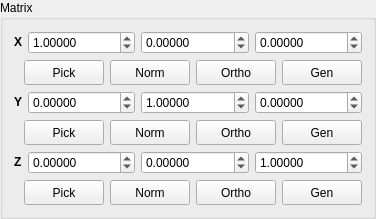
         <widget class="QGroupBox" name="MatrixTransformGroup">
          <property name="title">
           <string>Matrix</string>
          </property>
          <layout class="QVBoxLayout" name="verticalLayout_5">
           <item>
            <layout class="QHBoxLayout" name="horizontalLayout">
             <item>
              <widget class="QLabel" name="label_9">
               <property name="sizePolicy">
                <sizepolicy hsizetype="Fixed" vsizetype="Fixed">
                 <horstretch>0</horstretch>
                 <verstretch>0</verstretch>
                </sizepolicy>
               </property>
               <property name="font">
                <font>
                 <weight>75</weight>
                 <bold>true</bold>
                </font>
               </property>
               <property name="text">
                <string>X</string>
               </property>
              </widget>
             </item>
             <item>
              <widget class="QDoubleSpinBox" name="TransformMatrixAXSpin">
               <property name="sizePolicy">
                <sizepolicy hsizetype="Expanding" vsizetype="Fixed">
                 <horstretch>0</horstretch>
                 <verstretch>0</verstretch>
                </sizepolicy>
               </property>
               <property name="decimals">
                <number>5</number>
               </property>
               <property name="minimum">
                <double>-10.000000000000000</double>
               </property>
               <property name="maximum">
                <double>10.000000000000000</double>
               </property>
               <property name="singleStep">
                <double>0.100000000000000</double>
               </property>
               <property name="value">
                <double>1.000000000000000</double>
               </property>
              </widget>
             </item>
             <item>
              <widget class="QDoubleSpinBox" name="TransformMatrixAYSpin">
               <property name="sizePolicy">
                <sizepolicy hsizetype="Expanding" vsizetype="Fixed">
                 <horstretch>0</horstretch>
                 <verstretch>0</verstretch>
                </sizepolicy>
               </property>
               <property name="decimals">
                <number>5</number>
               </property>
               <property name="minimum">
                <double>-10.000000000000000</double>
               </property>
               <property name="maximum">
                <double>10.000000000000000</double>
               </property>
               <property name="singleStep">
                <double>0.100000000000000</double>
               </property>
              </widget>
             </item>
             <item>
              <widget class="QDoubleSpinBox" name="TransformMatrixAZSpin">
               <property name="sizePolicy">
                <sizepolicy hsizetype="Expanding" vsizetype="Fixed">
                 <horstretch>0</horstretch>
                 <verstretch>0</verstretch>
                </sizepolicy>
               </property>
               <property name="decimals">
                <number>5</number>
               </property>
               <property name="minimum">
                <double>-10.000000000000000</double>
               </property>
               <property name="maximum">
                <double>10.000000000000000</double>
               </property>
               <property name="singleStep">
                <double>0.100000000000000</double>
               </property>
              </widget>
             </item>
            </layout>
           </item>
           <item>
            <layout class="QHBoxLayout" name="horizontalLayout_5">
             <item>
              <spacer name="horizontalSpacer">
               <property name="orientation">
                <enum>Qt::Horizontal</enum>
               </property>
               <property name="sizeHint" stdset="0">
                <size>
                 <width>10</width>
                 <height>20</height>
                </size>
               </property>
              </spacer>
             </item>
             <item>
              <widget class="QPushButton" name="TransformDefineAButton">
               <property name="sizePolicy">
                <sizepolicy hsizetype="MinimumExpanding" vsizetype="Fixed">
                 <horstretch>0</horstretch>
                 <verstretch>0</verstretch>
                </sizepolicy>
               </property>
               <property name="minimumSize">
                <size>
                 <width>50</width>
                 <height>25</height>
                </size>
               </property>
               <property name="maximumSize">
                <size>
                 <width>300</width>
                 <height>25</height>
                </size>
               </property>
               <property name="toolTip">
                <string>Choose two atoms to define the X axis</string>
               </property>
               <property name="text">
                <string>Pick</string>
               </property>
               <property name="icon">
                <iconset resource="icons.qrc">
                 <normaloff>:/basic/icons/basic_pick.svg</normaloff>:/basic/icons/basic_pick.svg</iconset>
               </property>
               <property name="iconSize">
                <size>
                 <width>16</width>
                 <height>16</height>
                </size>
               </property>
               <property name="checkable">
                <bool>true</bool>
               </property>
              </widget>
             </item>
             <item>
              <widget class="QPushButton" name="TransformNormaliseAButton">
               <property name="sizePolicy">
                <sizepolicy hsizetype="MinimumExpanding" vsizetype="Fixed">
                 <horstretch>0</horstretch>
                 <verstretch>0</verstretch>
                </sizepolicy>
               </property>
               <property name="minimumSize">
                <size>
                 <width>32</width>
                 <height>25</height>
                </size>
               </property>
               <property name="maximumSize">
                <size>
                 <width>300</width>
                 <height>25</height>
                </size>
               </property>
               <property name="toolTip">
                <string>Normalise vector</string>
               </property>
               <property name="text">
                <string>Norm</string>
               </property>
               <property name="icon">
                <iconset resource="icons.qrc">
                 <normaloff>:/vector/icons/vector_normalise.svg</normaloff>:/vector/icons/vector_normalise.svg</iconset>
               </property>
               <property name="iconSize">
                <size>
                 <width>16</width>
                 <height>16</height>
                </size>
               </property>
              </widget>
             </item>
             <item>
              <widget class="QPushButton" name="TransformOrthogonaliseAButton">
               <property name="sizePolicy">
                <sizepolicy hsizetype="MinimumExpanding" vsizetype="Fixed">
                 <horstretch>0</horstretch>
                 <verstretch>0</verstretch>
                </sizepolicy>
               </property>
               <property name="minimumSize">
                <size>
                 <width>32</width>
                 <height>25</height>
                </size>
               </property>
               <property name="maximumSize">
                <size>
                 <width>300</width>
                 <height>25</height>
                </size>
               </property>
               <property name="toolTip">
                <string>Orthogonalise vector w.r.t. Y-axis</string>
               </property>
               <property name="text">
                <string>Ortho</string>
               </property>
               <property name="icon">
                <iconset resource="icons.qrc">
                 <normaloff>:/vector/icons/vector_orthogonalise.svg</normaloff>:/vector/icons/vector_orthogonalise.svg</iconset>
               </property>
               <property name="iconSize">
                <size>
                 <width>16</width>
                 <height>16</height>
                </size>
               </property>
              </widget>
             </item>
             <item>
              <widget class="QPushButton" name="TransformGenerateAButton">
               <property name="sizePolicy">
                <sizepolicy hsizetype="MinimumExpanding" vsizetype="Fixed">
                 <horstretch>0</horstretch>
                 <verstretch>0</verstretch>
                </sizepolicy>
               </property>
               <property name="minimumSize">
                <size>
                 <width>32</width>
                 <height>25</height>
                </size>
               </property>
               <property name="maximumSize">
                <size>
                 <width>300</width>
                 <height>25</height>
                </size>
               </property>
               <property name="toolTip">
                <string>Generate axis from cross product of other axes</string>
               </property>
               <property name="text">
                <string>Gen</string>
               </property>
               <property name="icon">
                <iconset resource="icons.qrc">
                 <normaloff>:/vector/icons/vector_generatexp.svg</normaloff>:/vector/icons/vector_generatexp.svg</iconset>
               </property>
               <property name="iconSize">
                <size>
                 <width>16</width>
                 <height>16</height>
                </size>
               </property>
              </widget>
             </item>
            </layout>
           </item>
           <item>
            <layout class="QHBoxLayout" name="horizontalLayout_2">
             <item>
              <widget class="QLabel" name="label_10">
               <property name="sizePolicy">
                <sizepolicy hsizetype="Fixed" vsizetype="Fixed">
                 <horstretch>0</horstretch>
                 <verstretch>0</verstretch>
                </sizepolicy>
               </property>
               <property name="font">
                <font>
                 <weight>75</weight>
                 <bold>true</bold>
                </font>
               </property>
               <property name="text">
                <string>Y</string>
               </property>
              </widget>
             </item>
             <item>
              <widget class="QDoubleSpinBox" name="TransformMatrixBXSpin">
               <property name="sizePolicy">
                <sizepolicy hsizetype="Expanding" vsizetype="Fixed">
                 <horstretch>0</horstretch>
                 <verstretch>0</verstretch>
                </sizepolicy>
               </property>
               <property name="decimals">
                <number>5</number>
               </property>
               <property name="minimum">
                <double>-10.000000000000000</double>
               </property>
               <property name="maximum">
                <double>10.000000000000000</double>
               </property>
               <property name="singleStep">
                <double>0.100000000000000</double>
               </property>
              </widget>
             </item>
             <item>
              <widget class="QDoubleSpinBox" name="TransformMatrixBYSpin">
               <property name="sizePolicy">
                <sizepolicy hsizetype="Expanding" vsizetype="Fixed">
                 <horstretch>0</horstretch>
                 <verstretch>0</verstretch>
                </sizepolicy>
               </property>
               <property name="decimals">
                <number>5</number>
               </property>
               <property name="minimum">
                <double>-10.000000000000000</double>
               </property>
               <property name="maximum">
                <double>10.000000000000000</double>
               </property>
               <property name="singleStep">
                <double>0.100000000000000</double>
               </property>
               <property name="value">
                <double>1.000000000000000</double>
               </property>
              </widget>
             </item>
             <item>
              <widget class="QDoubleSpinBox" name="TransformMatrixBZSpin">
               <property name="sizePolicy">
                <sizepolicy hsizetype="Expanding" vsizetype="Fixed">
                 <horstretch>0</horstretch>
                 <verstretch>0</verstretch>
                </sizepolicy>
               </property>
               <property name="decimals">
                <number>5</number>
               </property>
               <property name="minimum">
                <double>-10.000000000000000</double>
               </property>
               <property name="maximum">
                <double>10.000000000000000</double>
               </property>
               <property name="singleStep">
                <double>0.100000000000000</double>
               </property>
              </widget>
             </item>
            </layout>
           </item>
           <item>
            <layout class="QHBoxLayout" name="horizontalLayout_4">
             <item>
              <spacer name="horizontalSpacer_2">
               <property name="orientation">
                <enum>Qt::Horizontal</enum>
               </property>
               <property name="sizeHint" stdset="0">
                <size>
                 <width>10</width>
                 <height>20</height>
                </size>
               </property>
              </spacer>
             </item>
             <item>
              <widget class="QPushButton" name="TransformDefineBButton">
               <property name="sizePolicy">
                <sizepolicy hsizetype="MinimumExpanding" vsizetype="Fixed">
                 <horstretch>0</horstretch>
                 <verstretch>0</verstretch>
                </sizepolicy>
               </property>
               <property name="minimumSize">
                <size>
                 <width>50</width>
                 <height>25</height>
                </size>
               </property>
               <property name="maximumSize">
                <size>
                 <width>300</width>
                 <height>25</height>
                </size>
               </property>
               <property name="toolTip">
                <string>Choose two atoms to define the Y axis</string>
               </property>
               <property name="text">
                <string>Pick</string>
               </property>
               <property name="icon">
                <iconset resource="icons.qrc">
                 <normaloff>:/basic/icons/basic_pick.svg</normaloff>:/basic/icons/basic_pick.svg</iconset>
               </property>
               <property name="iconSize">
                <size>
                 <width>16</width>
                 <height>16</height>
                </size>
               </property>
               <property name="checkable">
                <bool>true</bool>
               </property>
              </widget>
             </item>
             <item>
              <widget class="QPushButton" name="TransformNormaliseBButton">
               <property name="sizePolicy">
                <sizepolicy hsizetype="MinimumExpanding" vsizetype="Fixed">
                 <horstretch>0</horstretch>
                 <verstretch>0</verstretch>
                </sizepolicy>
               </property>
               <property name="minimumSize">
                <size>
                 <width>32</width>
                 <height>25</height>
                </size>
               </property>
               <property name="maximumSize">
                <size>
                 <width>300</width>
                 <height>25</height>
                </size>
               </property>
               <property name="toolTip">
                <string>Normalise vector</string>
               </property>
               <property name="text">
                <string>Norm</string>
               </property>
               <property name="icon">
                <iconset resource="icons.qrc">
                 <normaloff>:/vector/icons/vector_normalise.svg</normaloff>:/vector/icons/vector_normalise.svg</iconset>
               </property>
               <property name="iconSize">
                <size>
                 <width>16</width>
                 <height>16</height>
                </size>
               </property>
              </widget>
             </item>
             <item>
              <widget class="QPushButton" name="TransformOrthogonaliseBButton">
               <property name="sizePolicy">
                <sizepolicy hsizetype="MinimumExpanding" vsizetype="Fixed">
                 <horstretch>0</horstretch>
                 <verstretch>0</verstretch>
                </sizepolicy>
               </property>
               <property name="minimumSize">
                <size>
                 <width>32</width>
                 <height>25</height>
                </size>
               </property>
               <property name="maximumSize">
                <size>
                 <width>300</width>
                 <height>25</height>
                </size>
               </property>
               <property name="toolTip">
                <string>Orthogonalise vector w.r.t. X-axis</string>
               </property>
               <property name="text">
                <string>Ortho</string>
               </property>
               <property name="icon">
                <iconset resource="icons.qrc">
                 <normaloff>:/vector/icons/vector_orthogonalise.svg</normaloff>:/vector/icons/vector_orthogonalise.svg</iconset>
               </property>
               <property name="iconSize">
                <size>
                 <width>16</width>
                 <height>16</height>
                </size>
               </property>
              </widget>
             </item>
             <item>
              <widget class="QPushButton" name="TransformGenerateBButton">
               <property name="sizePolicy">
                <sizepolicy hsizetype="MinimumExpanding" vsizetype="Fixed">
                 <horstretch>0</horstretch>
                 <verstretch>0</verstretch>
                </sizepolicy>
               </property>
               <property name="minimumSize">
                <size>
                 <width>32</width>
                 <height>25</height>
                </size>
               </property>
               <property name="maximumSize">
                <size>
                 <width>300</width>
                 <height>25</height>
                </size>
               </property>
               <property name="toolTip">
                <string>Generate axis from cross product of other axes</string>
               </property>
               <property name="text">
                <string>Gen</string>
               </property>
               <property name="icon">
                <iconset resource="icons.qrc">
                 <normaloff>:/vector/icons/vector_generatexp.svg</normaloff>:/vector/icons/vector_generatexp.svg</iconset>
               </property>
               <property name="iconSize">
                <size>
                 <width>16</width>
                 <height>16</height>
                </size>
               </property>
              </widget>
             </item>
            </layout>
           </item>
           <item>
            <layout class="QHBoxLayout" name="horizontalLayout_3">
             <item>
              <widget class="QLabel" name="label_7">
               <property name="sizePolicy">
                <sizepolicy hsizetype="Fixed" vsizetype="Fixed">
                 <horstretch>0</horstretch>
                 <verstretch>0</verstretch>
                </sizepolicy>
               </property>
               <property name="font">
                <font>
                 <weight>75</weight>
                 <bold>true</bold>
                </font>
               </property>
               <property name="text">
                <string>Z</string>
               </property>
              </widget>
             </item>
             <item>
              <widget class="QDoubleSpinBox" name="TransformMatrixCXSpin">
               <property name="enabled">
                <bool>true</bool>
               </property>
               <property name="sizePolicy">
                <sizepolicy hsizetype="Expanding" vsizetype="Fixed">
                 <horstretch>0</horstretch>
                 <verstretch>0</verstretch>
                </sizepolicy>
               </property>
               <property name="decimals">
                <number>5</number>
               </property>
               <property name="minimum">
                <double>-10.000000000000000</double>
               </property>
               <property name="maximum">
                <double>10.000000000000000</double>
               </property>
               <property name="singleStep">
                <double>0.100000000000000</double>
               </property>
              </widget>
             </item>
             <item>
              <widget class="QDoubleSpinBox" name="TransformMatrixCYSpin">
               <property name="enabled">
                <bool>true</bool>
               </property>
               <property name="sizePolicy">
                <sizepolicy hsizetype="Expanding" vsizetype="Fixed">
                 <horstretch>0</horstretch>
                 <verstretch>0</verstretch>
                </sizepolicy>
               </property>
               <property name="decimals">
                <number>5</number>
               </property>
               <property name="minimum">
                <double>-10.000000000000000</double>
               </property>
               <property name="maximum">
                <double>10.000000000000000</double>
               </property>
               <property name="singleStep">
                <double>0.100000000000000</double>
               </property>
              </widget>
             </item>
             <item>
              <widget class="QDoubleSpinBox" name="TransformMatrixCZSpin">
               <property name="enabled">
                <bool>true</bool>
               </property>
               <property name="sizePolicy">
                <sizepolicy hsizetype="Expanding" vsizetype="Fixed">
                 <horstretch>0</horstretch>
                 <verstretch>0</verstretch>
                </sizepolicy>
               </property>
               <property name="decimals">
                <number>5</number>
               </property>
               <property name="minimum">
                <double>-10.000000000000000</double>
               </property>
               <property name="maximum">
                <double>10.000000000000000</double>
               </property>
               <property name="singleStep">
                <double>0.100000000000000</double>
               </property>
               <property name="value">
                <double>1.000000000000000</double>
               </property>
              </widget>
             </item>
            </layout>
           </item>
           <item>
            <layout class="QHBoxLayout" name="horizontalLayout_6">
             <item>
              <spacer name="horizontalSpacer_3">
               <property name="orientation">
                <enum>Qt::Horizontal</enum>
               </property>
               <property name="sizeHint" stdset="0">
                <size>
                 <width>10</width>
                 <height>20</height>
                </size>
               </property>
              </spacer>
             </item>
             <item>
              <widget class="QPushButton" name="TransformDefineCButton">
               <property name="enabled">
                <bool>true</bool>
               </property>
               <property name="sizePolicy">
                <sizepolicy hsizetype="MinimumExpanding" vsizetype="Fixed">
                 <horstretch>0</horstretch>
                 <verstretch>0</verstretch>
                </sizepolicy>
               </property>
               <property name="minimumSize">
                <size>
                 <width>50</width>
                 <height>25</height>
                </size>
               </property>
               <property name="maximumSize">
                <size>
                 <width>300</width>
                 <height>25</height>
                </size>
               </property>
               <property name="toolTip">
                <string>Choose two atoms to define the Z axis</string>
               </property>
               <property name="text">
                <string>Pick</string>
               </property>
               <property name="icon">
                <iconset resource="icons.qrc">
                 <normaloff>:/basic/icons/basic_pick.svg</normaloff>:/basic/icons/basic_pick.svg</iconset>
               </property>
               <property name="iconSize">
                <size>
                 <width>16</width>
                 <height>16</height>
                </size>
               </property>
               <property name="checkable">
                <bool>true</bool>
               </property>
              </widget>
             </item>
             <item>
              <widget class="QPushButton" name="TransformNormaliseCButton">
               <property name="sizePolicy">
                <sizepolicy hsizetype="MinimumExpanding" vsizetype="Fixed">
                 <horstretch>0</horstretch>
                 <verstretch>0</verstretch>
                </sizepolicy>
               </property>
               <property name="minimumSize">
                <size>
                 <width>32</width>
                 <height>25</height>
                </size>
               </property>
               <property name="maximumSize">
                <size>
                 <width>300</width>
                 <height>25</height>
                </size>
               </property>
               <property name="toolTip">
                <string>Normalise vector</string>
               </property>
               <property name="text">
                <string>Norm</string>
               </property>
               <property name="icon">
                <iconset resource="icons.qrc">
                 <normaloff>:/vector/icons/vector_normalise.svg</normaloff>:/vector/icons/vector_normalise.svg</iconset>
               </property>
               <property name="iconSize">
                <size>
                 <width>16</width>
                 <height>16</height>
                </size>
               </property>
              </widget>
             </item>
             <item>
              <widget class="QPushButton" name="TransformOrthogonaliseCButton">
               <property name="sizePolicy">
                <sizepolicy hsizetype="MinimumExpanding" vsizetype="Fixed">
                 <horstretch>0</horstretch>
                 <verstretch>0</verstretch>
                </sizepolicy>
               </property>
               <property name="minimumSize">
                <size>
                 <width>32</width>
                 <height>25</height>
                </size>
               </property>
               <property name="maximumSize">
                <size>
                 <width>300</width>
                 <height>25</height>
                </size>
               </property>
               <property name="toolTip">
                <string>Orthogonalise vector w.r.t. X-axis</string>
               </property>
               <property name="text">
                <string>Ortho</string>
               </property>
               <property name="icon">
                <iconset resource="icons.qrc">
                 <normaloff>:/vector/icons/vector_orthogonalise.svg</normaloff>:/vector/icons/vector_orthogonalise.svg</iconset>
               </property>
               <property name="iconSize">
                <size>
                 <width>16</width>
                 <height>16</height>
                </size>
               </property>
              </widget>
             </item>
             <item>
              <widget class="QPushButton" name="TransformGenerateCButton">
               <property name="sizePolicy">
                <sizepolicy hsizetype="MinimumExpanding" vsizetype="Fixed">
                 <horstretch>0</horstretch>
                 <verstretch>0</verstretch>
                </sizepolicy>
               </property>
               <property name="minimumSize">
                <size>
                 <width>32</width>
                 <height>25</height>
                </size>
               </property>
               <property name="maximumSize">
                <size>
                 <width>300</width>
                 <height>25</height>
                </size>
               </property>
               <property name="toolTip">
                <string>Generate axis from cross product of other axes</string>
               </property>
               <property name="text">
                <string>Gen</string>
               </property>
               <property name="icon">
                <iconset resource="icons.qrc">
                 <normaloff>:/vector/icons/vector_generatexp.svg</normaloff>:/vector/icons/vector_generatexp.svg</iconset>
               </property>
               <property name="iconSize">
                <size>
                 <width>16</width>
                 <height>16</height>
                </size>
               </property>
              </widget>
             </item>
            </layout>
           </item>
          </layout>
         </widget>
